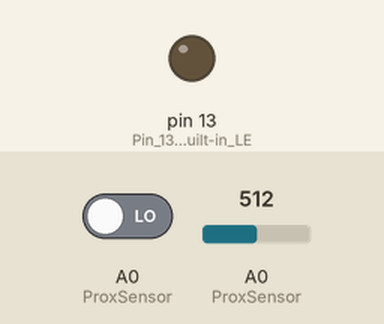
The sketch below on a simulated Arduino Uno, built with avr-gcc and run on an emulated ATmega328P. On the bench: output pins drawn as LEDs (lit = HIGH). The test bench sets the inputs (shaded band); at power-on: A0 (ProxSensor) LOW, A0 (ProxSensor) = 512. What the sketch prints to the serial monitor is not drawn.

Above: at 1.2 s.
1.3 s: A0 (ProxSensor) driven HIGH
At 2.5 s:
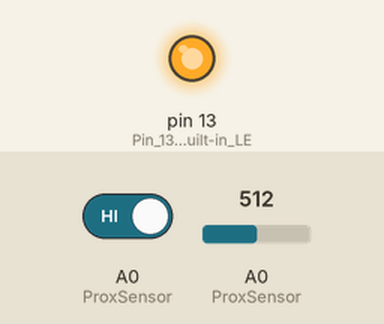
2.8 s: A0 (ProxSensor) driven LOW
At 4.1 s:
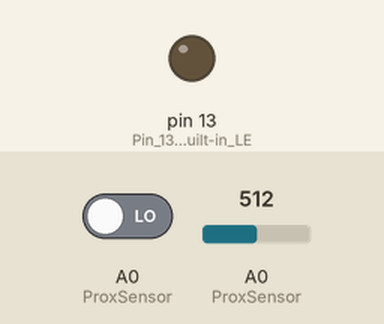
Timing chart, 0 to 5.8 s (numbered marks = the images above; inputs shaded):
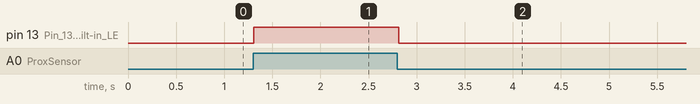

Measured:
- after the input at 1.3 s, pin 13 (Pin_13_has_an_built-in_LE): LOW → HIGH at once
- after the input at 2.8 s, pin 13 (Pin_13_has_an_built-in_LE): HIGH → LOW at once

The sketch:

infra.ino
```cpp
const int ProxSensor=A0;
float sensorValue = 0;

void setup()
{
  pinMode(13, OUTPUT);          // Pin 13 has an built-in LED
  pinMode(ProxSensor,INPUT);    //Pin 2 is connected to the output of proximity sensor
  Serial.begin(9600);
}

void loop()
{
  if(digitalRead(ProxSensor)==HIGH)      //Check the sensor output
  {
    digitalWrite(13, HIGH);   // set the LED on
  }
  else
  {
    digitalWrite(13, LOW);    // set the LED off
  }

sensorValue = analogRead(ProxSensor);
sensorValue = map(sensorValue, 0, 1023, 0, 1023);
float voltage = sensorValue * (3.3/1024);

Serial.println(voltage);

delay(100);              // wait for a second
}
```
